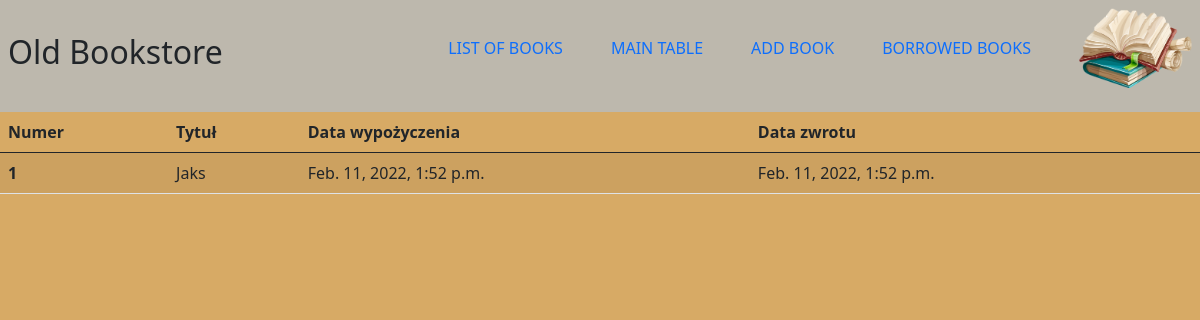
The app's page /books/borrows-list/ (signed in), older data.
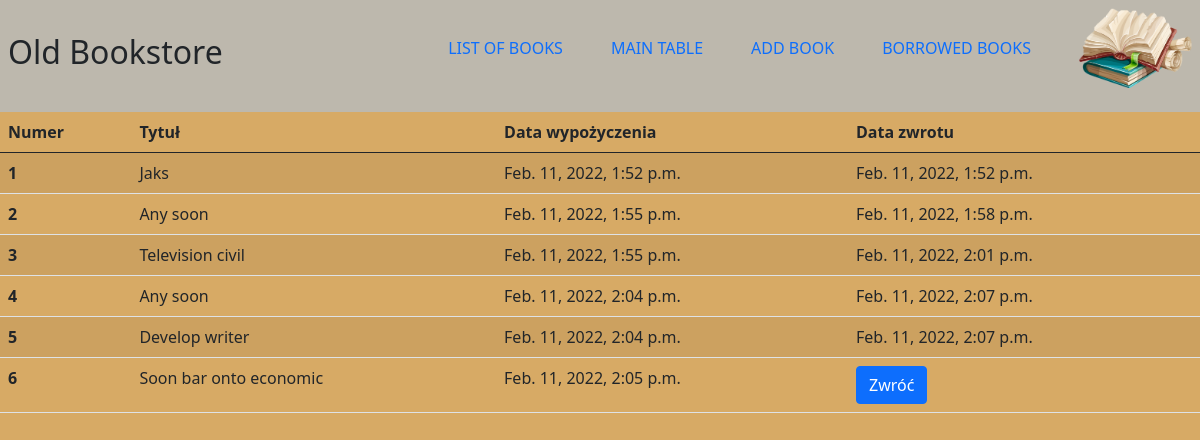
The same page, newer data.
### books/models.py (models this page shows, shortened)
class Borrow(models.Model):
  book = models.ForeignKey('Book', on_delete=models.CASCADE, related_name='borrows')
  user = models.ForeignKey('auth.User', on_delete=models.CASCADE, related_name='borrows')
  borrow_date = models.DateTimeField(auto_now_add=True)
  return_date = models.DateTimeField(blank=True, null=True)

class Book(Timestamp):
  title = models.CharField(max_length=255)
  description = models.TextField(max_length=1500)
  available = models.BooleanField(default=True)
  publication_year = models.SmallIntegerField(help_text="Please use this format 'YYYY'", blank=True, null=True)
  authors = models.ManyToManyField(Author, related_name="books")
  tags = models.ManyToManyField("tags.Tag", blank=True, related_name="books")
  image = models.ImageField(upload_to='books/covers/%Y/%m/%d', blank=True, null=True)

### books/views.py (the view)
# urls.py: path('borrows-list/', handle_book_borrows, name='borrows_list'),
def handle_book_borrows(request, book_id=None):
  user = request.user
  if user.is_authenticated:
    if request.method == 'POST':
      if request.POST.get('borrow'):
        book = Book.objects.get(pk=book_id)
        Borrow.objects.create(
          user = user,
          book = book
        )
        book.available = False
        book.save()
        return HttpResponseRedirect(reverse('books:details', args=[book_id]))
      else:
        keys = [key for key in request.POST.keys() if key.startswith('book_')]
        key = int(keys[0].split('_')[1])
        book = Book.objects.get(id=key)
        borrow = Borrow.objects.filter(user=user, book=book).last()
        if not borrow.return_date:
          borrow.return_date = timezone.now()
          borrow.save()
          book.available = True
          book.save()
        return HttpResponseRedirect(reverse('books:borrows_list'))
    else:
      borrows = Borrow.objects.filter(user=user)
      return render(request, 'books/borrows_list.html', {'borrows': borrows})
  else:
     return HttpResponseRedirect(reverse('books:list'))

### books/templates/books/borrows_list.html (shortened to what this page needs)
{% extends "books/layout.html" %}
{% block body %}
<table class="table table-striped">
  <thead>
    <tr>
      <th scope="col">Numer</th>
      <th scope="col">Tytuł</th>
      <th scope="col">Data wypożyczenia</th>
      <th scope="col">Data zwrotu</th>
    </tr>
  </thead>
  <tbody>
    {% for borrow in borrows %}
      <form action="{% url 'books:borrows_list' %}" method="post">
      <tr>
        <th scope="row">{{ forloop.counter }}</th>
        <td>{{ borrow.book.title }}</td>
        <td>{{ borrow.borrow_date }}</td>
        <td>
          {% if borrow.return_date %}
            {{ borrow.return_date }}
          {% else %}
            <button type="submit" name="book_{{ borrow.book.id }}" class="btn btn-primary">Zwróć</button>
          {% endif %}
        </td>
      </tr>
      </form>
    {% endfor %}
  </tbody>
</table
{% endblock %}

### books/templates/books/layout.html (shortened to what this page needs)
{% load static %}
<!DOCTYPE html>
<html lang="en">
  <head>
    <link href="https://cdn.jsdelivr.net/npm/bootstrap@5.0.2/dist/css/bootstrap.min.css" rel="stylesheet">
    <link rel="stylesheet" href={% static "books/css/style.css" %}>
  </head>
  <body>
    <header class="header">
      <h2 class="header__title">Old Bookstore</h2>
      <ul class="header__nav">
        <li class="nav__page">
          <a href="{% url 'books:list' %}">List of books</a>
        </li>
        <li class="nav__page">
          <a href="{% url 'books:table' %}">Main table</a>
        </li>
        {% if user.is_authenticated %}
          <li class="nav__page">
            <a href="{% url 'books:add' %}">Add book</a>
          </li>
          <li class="nav__page">
            <a href="{% url 'books:borrows_list' %}">Borrowed books</a>
          </li>
        {% endif %}
        <li class="nav__page">
          <img class="header__title-img" src={% static "books/img/title-books.png" %} alt="Logo">
        </li>
      </ul>
    </header>
    {% block body %}{% endblock %}
  </body>
</html>

### books/static/books/css/style.css (style rules this page uses)
*, *::before, *::after { margin: 0; padding: 0; box-sizing: border-box; }
.header { display: flex; align-items: center; justify-content: space-between; background-color: rgb(189, 184, 173); padding: 0.5rem; }
.header__nav { display: flex; align-items: center; list-style: none; }
.nav__page { margin-left: 3rem; }
.nav__page > a { text-decoration: none; text-transform: uppercase; }
.header__title-img { height: 5rem; }
body { background-color: #d7aa65; }

Row changes from the older to the newer data that the page shows:
added Borrow: book "Any soon", borrow_date "Feb. 11, 2022, 1:55 p.m.", return_date "Feb. 11, 2022, 1:58 p.m."
added Borrow: book "Television civil", borrow_date "Feb. 11, 2022, 1:55 p.m.", return_date "Feb. 11, 2022, 2:01 p.m."
added Borrow: book "Any soon", borrow_date "Feb. 11, 2022, 2:04 p.m.", return_date "Feb. 11, 2022, 2:07 p.m."
added Borrow: book "Develop writer", borrow_date "Feb. 11, 2022, 2:04 p.m.", return_date "Feb. 11, 2022, 2:07 p.m."
added Borrow: book "Soon bar onto economic", borrow_date "Feb. 11, 2022, 2:05 p.m."
